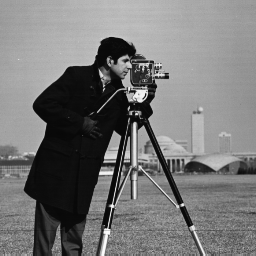
#> input picture images/b&w/cameraman.tif, 256 x 256 px
$ python wavelet_denoising.py   (older library calls are emulated)
#> lines starting #> are read from the running program, lines starting #| are printed output that depends on the picture; after the words box and inside, x2 and y2 are one past the last pixel; in counts of white or black regions, pixels touching at a corner belong together
### Utils.py
from enum import Enum

import cv2
import matplotlib.pyplot as plt
import numpy as np
import skimage as sk
from skimage.metrics import mean_squared_error as mse
from skimage.metrics import structural_similarity as ssim


def im2double(im):
    min_val = np.min(im.ravel())
    max_val = np.max(im.ravel())
    out = (im.astype('float') - min_val) / (max_val - min_val)
    return out


# [6 lines left out: function show_image, not called in this run]


def evaluate(imageA, imageB, rgb_flag):
    imageA = im2double(imageA)
    imageB = im2double(imageB)
    m = mse(imageA, imageB)
    p = cv2.PSNR(imageA, imageB)
    s = ssim(imageA, imageB, multichannel=rgb_flag)
    return m, p, s


def add_noise(image, noise_type, sigma_g=0.1, mean_g=0, p_sp=0.05):
    """ Add the specified noise to the image """
    noisy = None

    if noise_type.value == "gaussian":  # Gaussian Noise
        ifl = sk.util.img_as_float(image.copy())
        noise_g = mean_g + sigma_g * np.random.randn(*image.shape)
        noisy = np.clip(ifl + noise_g, 0.0, 1.0)
    elif noise_type.value == "s&p":  # Salt and Pepper noise
        noisy = sk.util.img_as_float(image.copy())
        noisy[np.random.rand(*noisy.shape) < p_sp / 2] = 0
        aux = np.random.rand(*noisy.shape)
        noisy[(aux > p_sp / 2) & (aux < p_sp)] = 1
    elif noise_type.value == "poisson":  # Poisson noise
        noisy = sk.util.random_noise(image, 'poisson')
    elif noise_type.value == "speckle":  # Speckle noise
        noisy = sk.util.random_noise(image, 'speckle')
    return noisy


def get_channels_number(image):
    """ Return the number of channels of the image """
    return 1 if len(image.shape) == 2 else image.shape[2]


def bgr2rgb(image):
    image = im2double(image)
    return image[:, :, 2::-1]


class Noise(Enum):
    GAUSSIAN = "gaussian"
    SALT_AND_PEPPER = "s&p"
    POISSON = "poisson"
    SPECKLE = "speckle"

### TransformedFiltering/wavelet_denoising.py
""" Mansi Paolo mat. 0622701542"""

import math
import warnings
import pywt
from Utils import *

DEFAULT_LEVEL_NUMBER = 4
DEFAULT_WNAME = 'db10'
DEFAULT_MODE = 'neigh'
DEFAULT_NEIGH_DIM = 3


# [53 lines left out: functions show_image_from_coefficients, _plot_wavelet_transform, not called in this run]


def get_universal_threshold(coeff):
    """ Computes the Universal Threshold used for the denoising

    :param coeff - the coefficients of the wavelet decomposition
    :returns thr - the universal threshold
    """
    A = np.array([np.concatenate(([*coeff]), axis=None)])
    n = ((coeff[0][1]).shape[0])
    X = A[:, n ** 2 + 1:]
    # Calculate sigma = MAD/0.6745
    sigma = np.median(np.abs(X)) / 0.6745
    # Calculate universal threshold
    thr = sigma * math.sqrt(2 * math.log((n * 2) ** 2))
    return thr


def denoising_coefficients(coeff, mode, dim_neigh):
    """ Performs the denoising of the wavelets coefficients, either with the universal threshold or with  neighbouring

    :param coeff - the coefficients of the wavelet decomposition
    :param mode - specifies if using the universal threshold or the neighbouring
    :param dim_neigh - in case of the neighbouring, it defines the dimension of the window of the neighbourhood
    """
    warnings.filterwarnings("ignore")
    # Get Threshold
    univ_thr = get_universal_threshold(coeff)

    if mode == 'univ':
        for i in range(1, len(coeff)):
            for imm in coeff[i]:
                # set to 0 the values under the universal threshold
                imm[abs(imm) < univ_thr] = 0

    elif mode == 'neigh':
        mask = np.ones([dim_neigh, dim_neigh])
        for c in range(1, len(coeff)):
            denoised_coeff = [0, 0, 0]
            for i in range(0, 3):
                imm = coeff[c][i]
                # Perform the sum of the elements of the window through the correlation
                S = cv2.filter2D(imm * imm, -1, mask, borderType=cv2.BORDER_REPLICATE)
                # Calculates the shrinking factor
                B = 1 - (univ_thr ** 2 / S)
                B[B < 0] = 0
                # Update the value of the pixel
                denoised_coeff[i] = imm * B
            coeff[c] = tuple(denoised_coeff)
    else:
        raise Exception('Mode not supported')
    return coeff


def _denoising(image, wname, levels, ch, mode, dim_neigh, show):
    """ Performs the wavelet decomposition of the image passed, the denoising of the of those coefficients and then
     the reconstruction of the image

     :param image - the image to be denoised
     :param wname - the name of the wavelet used to decompose
     :param levels - the number of levels of the decomposition
     :param ch - the current channel of the image
     :param mode - the mode of the thresholding
     :param dim_neigh - the dimension of the neighbourhood
     :param show - a boolean flag. if True, it shows the Wavelet decomposition
     """
    # Wavelet Transform
    coeff = pywt.wavedec2(image, wname, level=levels)

    # Plot Wavelet Transform
    if show is True:
        _plot_wavelet_transform(coeff, ch, True)

    # Denoising Wavelet Transform
    denoised_coeff = denoising_coefficients(coeff, mode, dim_neigh)

    # Plot Wavelet Tranform Denoised
    if show is True:
        _plot_wavelet_transform(denoised_coeff, ch, False)

    # Reconstruct Image
    de_noised_image = pywt.waverec2(denoised_coeff, wname)

    # Dimensions adjusting
    if de_noised_image.shape[0] != image.shape[0]:
        de_noised_image = de_noised_image[:-1, :]
    if de_noised_image.shape[1] != image.shape[1]:
        de_noised_image = de_noised_image[:, :-1]

    return de_noised_image


def wavelet_denoising(image, wname=DEFAULT_WNAME, levels=None, mode=DEFAULT_MODE, dim_neigh=DEFAULT_LEVEL_NUMBER,
                      show=False):
    """
    Performs the denoising of the image passed through the thresholding of the wavelet decomposition

    :param image: the image to be denoised
    :param wname: the name of the wavelet used to decompose. By default it uses the 'db10' wavelet
    :param levels: the number of levels of the decomposition. if it's not chosen, it will be assigned 5 if possible, or
                    else the maximum number of levels
    :param mode: the mode of the thresholding. By default it's the neighbouring threshold
    :param dim_neigh: the dimension of the neighbourhood. By default it's a 3x3 window
    :param show: a boolean flag. if True, it shows the Wavelet decomposition
    :returns: the denoised image
    """
    channels = get_channels_number(image)
    # if level is not specified, it is set to the default number
    if levels is None:
        levels = pywt.dwtn_max_level(image.shape[:-1], wname)
        levels = DEFAULT_LEVEL_NUMBER if levels >= DEFAULT_LEVEL_NUMBER else levels
    elif levels == 'max':
        levels = pywt.dwtn_max_level(image.shape[:-1], wname)

    if channels == 1:
        # if the image is b&w the denoising is done on the only existing channel
        im = _denoising(image, wname, levels, -1, mode, dim_neigh, show)
    else:
        # if the image is rgb, the denoising is done on each channel singularly
        im = np.zeros([*image.shape])
        for c in range(channels):
            res = _denoising(image[:, :, c], wname, levels, c + 1, mode, dim_neigh, show)
            im[:, :, c] = res
    return im


def plot_images_test(I_original, I_noisy, noisy, I_filtred_univ, I_filtred_neigh):
    """ Plots the four images passed and computes the mse, psnr and ssim indexes"""
    if get_channels_number(I_original) != 1:
        I_original = bgr2rgb(I_original)
        I_noisy = bgr2rgb(I_noisy)
        I_filtred_univ = bgr2rgb(I_filtred_univ)
        I_filtred_neigh = bgr2rgb(I_filtred_neigh)
    # creazione del plot
    fig = plt.figure()
    # plot immagine originale
    fig.add_subplot(2, 2, 1)
    plt.title("Originale", fontweight="bold")
    plt.imshow(I_original, cmap='gray')
    plt.axis("off")
    # plot immagine con rumore
    fig.add_subplot(2, 2, 2)
    plt.title("Rumore " + noisy.value, fontweight="bold")
    plt.imshow(I_noisy, cmap='gray')
    plt.axis("off")
    # plot immagine filtrata
    fig.add_subplot(2, 2, 3)
    plt.title("univ", fontweight="bold")
    plt.imshow(I_filtred_univ, cmap='gray')
    ax = plt.gca()
    ax.axes.xaxis.set_ticks([])
    ax.axes.yaxis.set_ticks([])

    plt.xlabel("   - MSE: %.2f\n   - PSNR: %.2f\n   - SSIM: %.2f" % (
        evaluate(I_original, I_filtred_univ, False if get_channels_number(I_original) == 1 else True)), loc="left")

    fig.add_subplot(2, 2, 4)
    plt.title("Neigh", fontweight="bold")
    plt.imshow(I_filtred_neigh, cmap='gray')
    ax = plt.gca()
    ax.axes.xaxis.set_ticks([])
    ax.axes.yaxis.set_ticks([])
    plt.xlabel("   - MSE: %.2f\n   - PSNR: %.2f\n   - SSIM: %.2f" % (
        evaluate(I_original, I_filtred_neigh, False if get_channels_number(I_original) == 1 else True)), loc="left")


if __name__ == '__main__':
    print("------------------------- Black and white image --------------------")

    I = cv2.imread('../images/b&w/cameraman.tif', -1)
#> I is the input picture: shape (256, 256); min 7, max 253, mean 118.7
    type_noise = Noise.GAUSSIAN
    I_noise = add_noise(I, type_noise)

    # Denoise
    de_image_neigh = wavelet_denoising(I_noise, mode='neigh', show=False)
#> in wavelet_denoising, `channels = get_channels_number(image)`: channels = 1
#> in _denoising, `coeff = pywt.wavedec2(image, wname, level=levels)`: coeff = 4 items
#> in get_universal_threshold, `sigma = np.median(np.abs(X)) / 0.6745`: sigma = 0.106
#> in get_universal_threshold, `thr = sigma * math.sqrt(2 * math.log((n * 2) ** 2))`: thr = 0.451
#> the loop in denoising_coefficients, `for c in range(1, len(coeff)):` made 3 passes
#> after the loop in denoising_coefficients, `for c in range(1, len(coeff)):`:
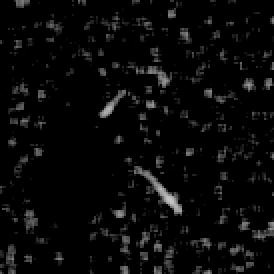
#> B: shape (137, 137) float64 (shown 2 times larger); min 0, max 0.785, mean 0.0364
#> after the loop in denoising_coefficients, `for c in range(1, len(coeff)):`: coeff = 4 items
    de_image_univ = wavelet_denoising(I_noise, mode='univ', show=False)
#> call 2 of denoising_coefficients, with mode = 'univ', dim_neigh = 4
#> the loop in denoising_coefficients (call 2), `for i in range(1, len(coeff)):` made 3 passes
#> after the loop in denoising_coefficients (call 2), `for i in range(1, len(coeff)):`:
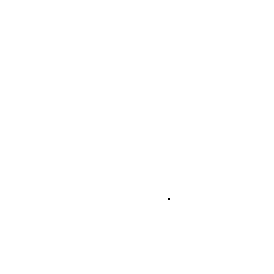
#> imm: shape (137, 137) float64 (shown 2 times larger); values -0.529 (black) and 0 (white), 100% white; black in thin lines or dots, all inside (x1, y1, x2, y2) = (84, 99, 85, 100)

    plot_images_test(I, I_noise, type_noise, de_image_univ, de_image_neigh)
#> in im2double, `min_val = np.min(im.ravel())`: min_val = 7
#> in im2double, `max_val = np.max(im.ravel())`: max_val = 253
#> in evaluate, `m = mse(imageA, imageB)`: m = 0.0106
#> in evaluate, `p = cv2.PSNR(imageA, imageB)`: p = 67.86
#> in evaluate, `s = ssim(imageA, imageB, multichannel=rgb_flag)`: s = 0.688

    print("Univ:\tMSE: %.2f   - PSNR: %.2f  - SSIM: %.2f" % evaluate(I, de_image_univ,
                                                                     False if get_channels_number(
                                                                         I) == 1 else True))
#| Univ:	MSE: 0.01   - PSNR: 67.86  - SSIM: 0.69

    print("Neigh:\tMSE: %.2f   - PSNR: %.2f   - SSIM: %.2f" % evaluate(I, de_image_neigh,
                                                                       False if get_channels_number(
                                                                           I) == 1 else True))
#| Neigh:	MSE: 0.00   - PSNR: 72.55   - SSIM: 0.79
    print("------------------------- RGB image --------------------------")
    I = cv2.imread('../images/rgb/peppers.png')
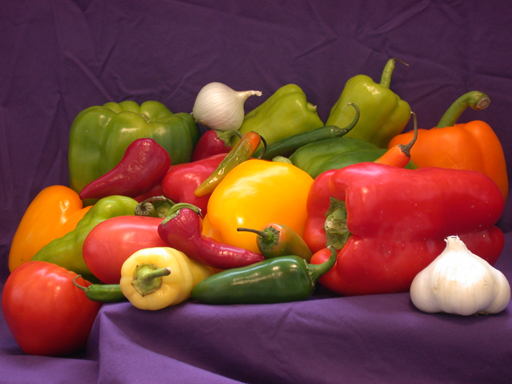
#> input picture images/rgb/peppers.png, 512 x 384 px
#> I is the input picture: shape (384, 512, 3); mean B, G, R 57.6, 66.4, 120.8
    type_noise = Noise.GAUSSIAN
    I_noise = add_noise(I, type_noise)
#> call 2 of add_noise, with sigma_g = 0.1, mean_g = 0, p_sp = 0.05
#> in add_noise (call 2), `noisy = np.clip(ifl + noise_g, 0.0, 1.0)`:
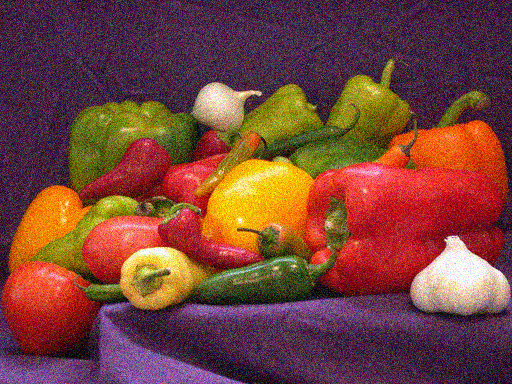
#> noisy: shape (384, 512, 3) float64; mean B, G, R 0.232, 0.264, 0.47

    # Denoise
    de_image_neigh = wavelet_denoising(I_noise, mode='neigh', show=False)
#> the loop in wavelet_denoising (call 3), `for c in range(channels):` made 3 passes
#> pass 1, in _denoising (call 3), `de_noised_image = pywt.waverec2(denoised_coeff, wname)`:
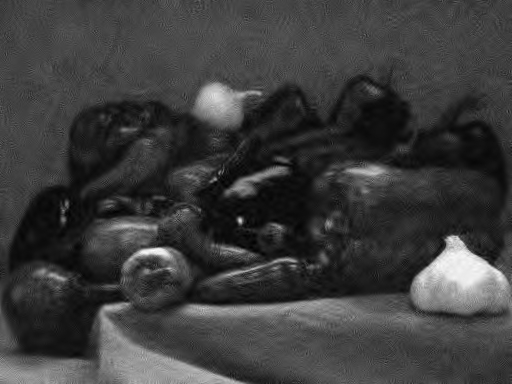
#> de_noised_image: shape (384, 512) float64; min -0.0211, max 1.03, mean 0.232; drawn with min black and max white
    de_image_univ = wavelet_denoising(I_noise, mode='univ', show=False)
#> call 4 of wavelet_denoising, with wname = 'db10', mode = 'univ', dim_neigh = 4, show = False
#> the loop in wavelet_denoising (call 4), `for c in range(channels):` made 3 passes
#> after the loop in wavelet_denoising (call 4), `for c in range(channels):`:
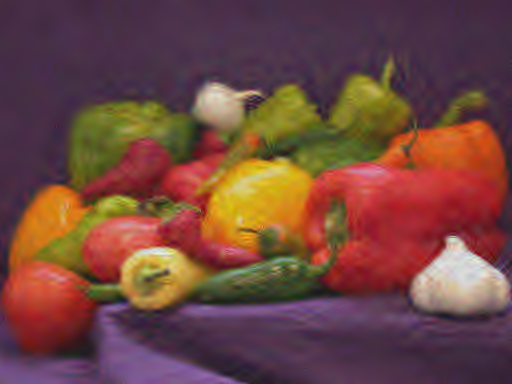
#> im: shape (384, 512, 3) float64; mean B, G, R 0.232, 0.264, 0.47; drawn with min black and max white

    plot_images_test(I, I_noise, type_noise, de_image_univ, de_image_neigh)
#> in bgr2rgb (call 4), `return image[:, :, 2::-1]`:
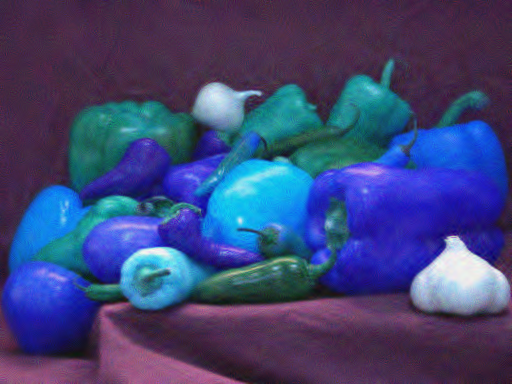
#> returned value: shape (384, 512, 3) float64; mean of channels 0, 1, 2 0.469, 0.274, 0.244; drawn as B, G, R

    print("Univ:\tMSE: %.2f   - PSNR: %.2f   - SSIM: %.2f" % evaluate(I, de_image_univ,
                                                                      False if get_channels_number(I) == 1 else True))
#| Univ:	MSE: 0.00   - PSNR: 71.90   - SSIM: 0.84

    print("Neigh:\tMSE: %.2f   - PSNR: %.2f   - SSIM: %.2f" % evaluate(I, de_image_neigh,
                                                                       False if get_channels_number(I) == 1 else True))
#| Neigh:	MSE: 0.00   - PSNR: 76.70   - SSIM: 0.87
    plt.show()
